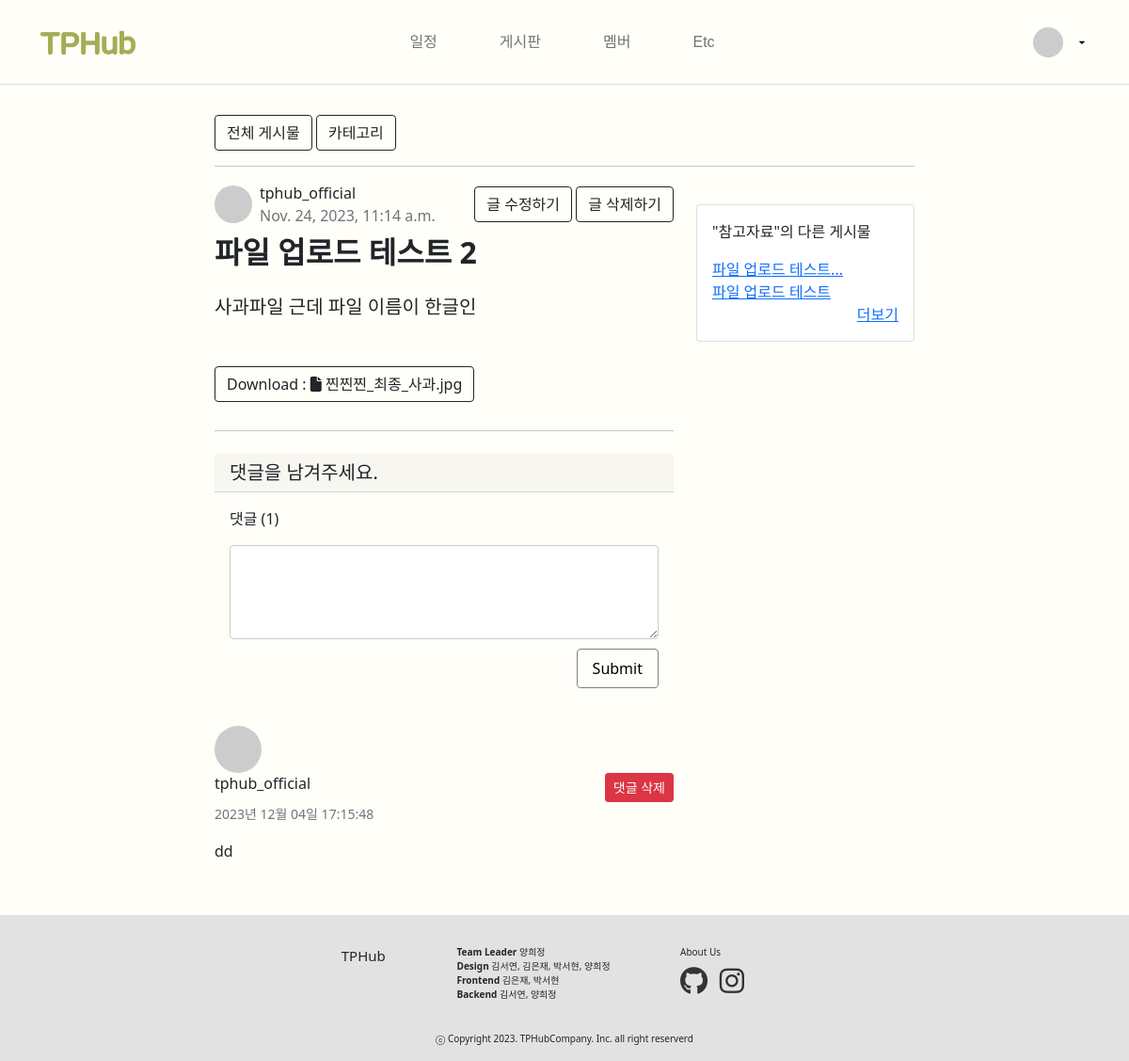
Page /board/3/ (signed in) on the earlier database version.
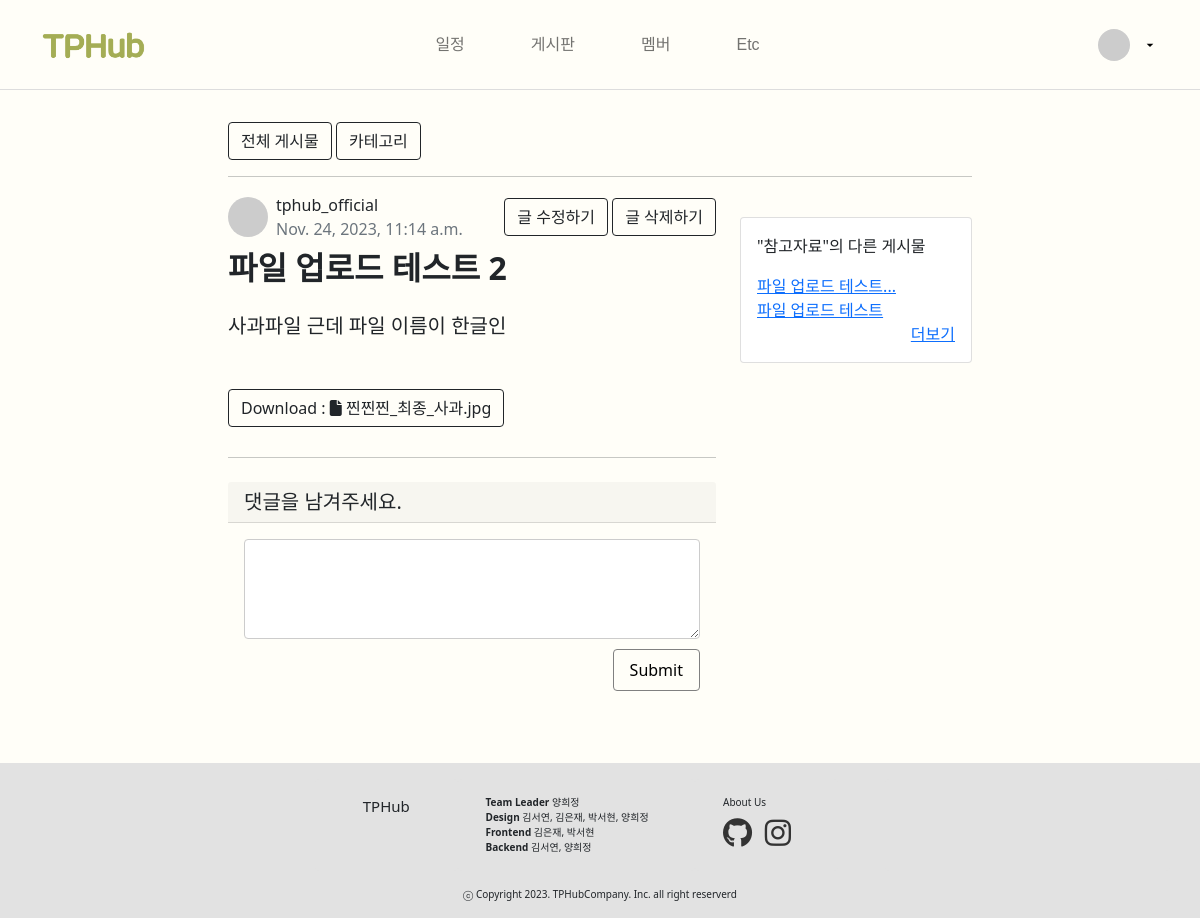
Same page on the later database version.
### board/models.py (models this page shows, shortened)
class Post(models.Model):
    title = models.CharField(max_length=30)
    author = models.ForeignKey(User, null=True, blank=False, on_delete=models.SET_NULL)
    category = models.ForeignKey(Category, null=True, blank=False, on_delete=models.SET_NULL)
    content = models.TextField()
    file_upload = models.FileField(upload_to='blog/files/%Y/%m/%d/', blank=True)
    created_at = models.DateTimeField(auto_now_add=True)
    updated_at = models.DateTimeField(auto_now=True)
    def get_absolute_url(self):
        return f'/board/{self.pk}/'
    def get_file_name(self):
        return os.path.basename(self.file_upload.name)
    def get_file_ext(self):
        return self.get_file_name().split('.')[-1]

class Comment(models.Model):
    post = models.ForeignKey(Post, on_delete=models.CASCADE)
    author = models.ForeignKey(User, on_delete=models.CASCADE)
    content = models.TextField()
    created_at = models.DateTimeField(auto_now_add=True)
    def __str__(self):
        return f'{self.author}::{self.content}'

class Category(models.Model):
    name = models.CharField(max_length=50, unique=True)
    slug = models.SlugField(max_length=200, unique=True, allow_unicode=True)
    hook_text = models.CharField(max_length=100, blank=True)
    head_image = models.ImageField(upload_to='board/category_images/%Y/%m/%d/', blank=False)
    def __str__(self):
        return self.name
    def get_absolute_url(self):
        return f'/board/category/{self.slug}'
    def get_queryset(self):
        return self.post_set.order_by('-pk')

### board/views.py (the view, shortened to what this page needs)
# urls.py: path('<int:pk>/', views.PostDetail.as_view()), # 글 상세보기
class PostDetail(LoginRequiredMixin, DetailView):
    model = Post
    def get_context_data(self, **kwargs):
        context = super(PostDetail, self).get_context_data()
        context['categories'] = Category.objects.all()
        context['comment_form'] = CommentForm
        return context

### board/templates/board/post_detail.html (shortened to what the changed rows need)
{% extends 'board/base.html' %}
{% block main_area %}
{% load static %}
{% load crispy_forms_tags %}
<link href="{% static 'blog/bootstrap/bootstrap.min.css' %}" rel="stylesheet" type="text/css">
<link rel="stylesheet" type="text/css" href="{% static 'board/css/comment.css' %}">
<link rel="stylesheet" type="text/css" href="{% static 'board/css/del.css' %}">
<div class="row">
    <div class="col-lg-8">
        <header class="mb-4">
            <div class="d-flex align-items-center justify-content-between mb-2">
                <div class="d-flex align-items-center">
                    <div class="ms-2">
                        <div>{{ post.author.username }}</div>
                        <div class="text-muted"> {{ post.created_at }}</div>
                    </div>
                </div>
                {% if user.is_authenticated and user == post.author %}
                <div class>
                </div>
                {% endif %}
            </div>
            <h1 class="fw-bolder mb-4" style="font-size: 2em;">{{ post.title }}</h1>
            <section class="mb-5">
                <p class="fs-5 mb-4">{{ post.content }}</p>
            </section>
            {% if post.file_upload %}
            <a href="{{ post.file_upload.url }}" class="btn btn-outline-dark" role="button" download>
                Download :
                {% if post.get_file_ext == 'csv' %}
                <i class="fa-solid fa-file-csv"></i>
                {% elif post.get_file_ext == 'xlsx' or post.get_file_ext == 'xls' %}
                <i class="fa-solid fa-file-excel"></i>
                {% elif post.get_file_ext == 'docx' or post.get_file_ext == 'doc' %}
                <i class="fa-solid fa-file-word"></i>
                {% else %}
                <i class="fa-solid fa-file"></i>
                {% endif %}
                {{ post.get_file_name }}
            </a>
            {% endif %}
        </header>
        <div id="comment-area">
            <div class="my-4">
                <div class="card-body">
                    <div class="comment-header">
                        {% if post.comment_set.exists %}
                        <p>댓글 ({{ post.comment_set.count }})</p>
                        {% endif %}
                    </div>
                </div>
            </div>
            {% if post.comment_set.exists %}
            {% for comment in post.comment_set.iterator %}
            <div class="media mb-4" id="comment-{{ comment.pk }}">
                <div class="media-body">
                    <img class="d-flex mr-3 rounded-circle" alt=""
                         src="{% if post.author.profile_picture.url %}{{ post.author.profile_picture.url }}
                              {% else %}http://placehold.it/50x50
                              {% endif %}">
                    {% if user.is_authenticated and comment.author == user %}
                    <div class="d-flex justify-content-between align-items-center">
                        <h6 class="mt-0">{{ comment.author.username }}</h6>
                        <a role="button"
                           href="#"
                           id="comment-{{ comment.pk }}-delete-modal-btn"
                           class="btn btn-sm btn-danger"
                           data-toggle="modal" data-target="#deleteCommentModal-{{ comment.pk }}">
                            댓글 삭제
                        </a>
                    </div>
                    {% endif %}
                    <small class="text-muted">{{ comment.created_at|date:"Y년 m월 d일 H:i:s" }}</small>
                    <p>{{ comment.content | linebreaks }}</p>
                </div>
            </div>
            {% endfor %}
            {% endif %}
        </div>
    </div>
    <div class="col-lg-4">
        <div class="card my-4">
            <div class="card-body">
                <p>"{{ post.category }}"의 다른 게시물</p>
                {% for category in categories %}
                {% if category == post.category %}
                <ul class="list-unstyled mb-0">
                    {% for c in category.get_queryset|slice:":3" %}
                    <li>
                        <a href="{{ c.get_absolute_url }}">
                            {{ c.title|slice:":10" }}{% if c.title|length > 10 %}...{% endif %}
                        </a>
                    </li>
                    {% endfor %}
                </ul>
                <a href="{{ category.get_absolute_url }}" style="text-align: right; display: block;">
                    더보기
                </a>
                {% endif %}
                {% endfor %}
            </div>
        </div>
    </div>
</div>
    {% endblock %}

Differences in the rows shown:
no longer on this page (row edited): Comment: author.username "tphub_official", created_at "2023년 12월 04일 17:15:48", content "dd"
shown differently, row unchanged: Post "파일 업로드 테스트 2": comment_set.count "1" → (not shown)
Other differences:
text no longer shown: "댓글 ( )"
